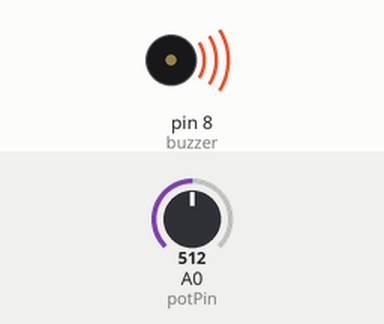
Simulated run of this sketch. Board: Arduino Uno, built with avr-gcc and run on an emulated ATmega328P. On the bench: buzzer (waves = sounding). The inputs (shaded band) are chosen by the test bench; at power-on: A0 (potPin) = 512.

Above: at 0.1 s.
Timing chart, 0 to 1.6 s (numbered marks = the images above):
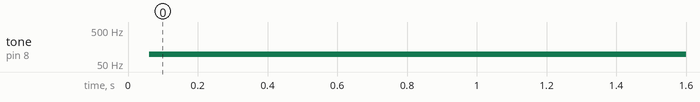

The sketch:

passive_buzzer.ino
```cpp
int potPin = A0;
int potVal;
int buzzer = 8;
int tonee;
//lowest good tone is 10000 microseconds
//highest good tone is 60 microseconds

int buzzTime = 5;
float buzzTime2 = 100;

void setup() {
  // put your setup code here, to run once:
  Serial.begin(9600);
  pinMode(buzzer, OUTPUT);
  pinMode(potPin, INPUT);
}

void loop() {
  // put your main code here, to run repeatedly:

  // digitalWrite(buzzer, HIGH);
  // //accespts microseconds
  // delayMicroseconds(buzzTime2);
  // digitalWrite(buzzer, LOW);
  // delayMicroseconds(buzzTime2);


  potVal= analogRead(potPin);


  tonee = (9940./1023.)*potVal+60;


  digitalWrite(buzzer, HIGH);
  delayMicroseconds(tonee);
  digitalWrite(buzzer, LOW);
  delayMicroseconds(tonee);

  //  Serial.print("potensioment value: ");
  // Serial.println(potVal);

  // delay(1000);

  //   Serial.print("microseconds: ");
  // Serial.println(tonee);

  // Serial.println();

}
```

Measured:
- by itself, tone on pin 8 (buzzer): silent → 98 Hz at 0.06 s
